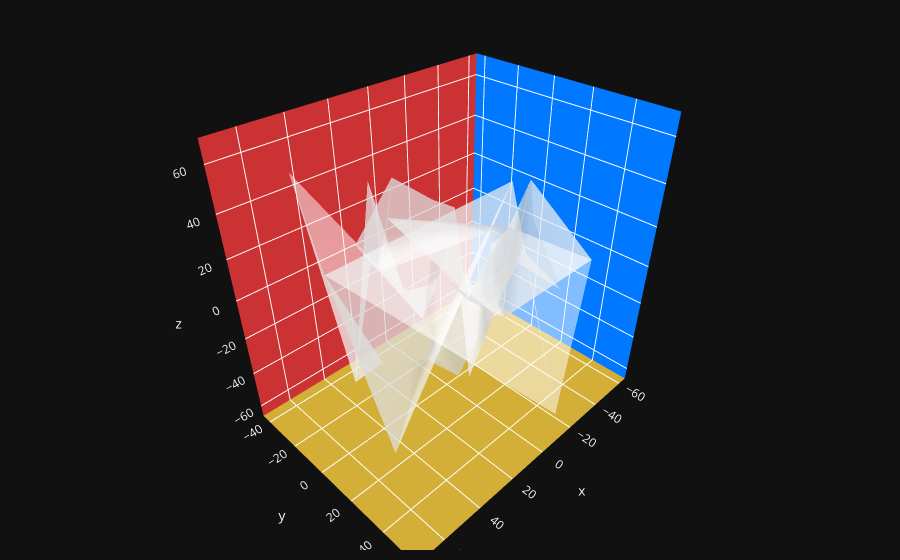

The cell this chart's notebook holds for it:
### Code cell
N = 50
fig1 = go.Figure(data=[go.Mesh3d(x=(30*np.random.randn(N)),
                y=(25*np.random.randn(N)),
                z=(30*np.random.randn(N)),
                opacity=0.5,color='white')])
fig1.update_layout(scene = dict(
                    xaxis = dict(
                    backgroundcolor="rgb(0,120,255)",
                    gridcolor="white",
                    showbackground=True,
                    zerolinecolor="white",),
                    yaxis = dict(
                        backgroundcolor="rgb(203,50,52)",
                        gridcolor="white",
                        showbackground=True,
                        zerolinecolor="white"),
                    zaxis = dict(
                        backgroundcolor="rgb(212,175,55)",
                        gridcolor="white",
                        showbackground=True,
                        zerolinecolor="white",),),
                    margin=dict(
                    r=10, l=10,
                    b=10, t=10))
fig1.update_layout(template='plotly_dark')                    
fig1.show()

### Figure 1 — Plotly figure (JSON) as saved in the notebook; plotly's stock layout.template omitted (floating-point values rounded to 4 significant figures)
{"data": [{"color": "white", "opacity": 0.5, "type": "mesh3d", "x": [7.739, 63.29, 70.39, -60.92, 0.3822, 32.72, -11.75, 49.4, 7.612, 7.085, -37.99, 1.879, 17.21, 32.95, -16.41, -13.75, 42.49, -25.45, 32.65, -10.33, -1.985, -43.61, -16.72, -21.2, 19.81, -16.0, -49.29, 0.672, -6.715, -13.1, -21.3, -2.076, 26.93, 25.95, 47.73, 31.12, 1.273, -0.9105, -11.1, -0.8367, 1.109, -0.8668, -18.06, -24.52, 20.0, -28.71, -3.183, 28.79, -20.39, -39.62], "y": [-3.573, -7.985, 16.37, -17.71, -32.82, -7.12, 3.956, -4.558, 39.37, 19.94, -3.845, -14.33, 24.37, 20.79, 10.89, 21.79, 6.221, 21.9, -10.02, -5.403, 12.9, -10.66, -26.68, 18.79, 13.56, 48.2, 40.18, 9.375, -15.15, 0.4286, 28.14, 21.76, -26.8, -11.91, 16.92, 13.21, -42.32, -39.6, 56.07, 40.32, -3.022, 37.52, -6.363, 12.68, -5.112, -19.36, -10.57, -0.7551, -11.3, 1.732], "z": [-4.959, 65.9, 41.12, -9.991, 33.49, 52.68, -17.93, -34.3, 60.0, 5.668, -46.24, -32.92, -32.81, -15.25, 11.72, -4.078, -20.71, 42.75, 13.8, 25.49, -54.07, -39.52, -14.38, -1.001, -27.62, 7.215, 2.1, -9.198, 26.81, -21.74, 28.09, 2.709, 13.82, 8.465, -62.53, -22.99, -19.05, 10.26, -53.29, 28.22, -1.879, 22.1, -15.73, 16.98, -2.41, -31.84, -15.88, -33.97, -14.02, -45.86]}], "layout": {"margin": {"b": 10, "l": 10, "r": 10, "t": 10}, "scene": {"xaxis": {"backgroundcolor": "rgb(0,120,255)", "gridcolor": "white", "showbackground": true, "zerolinecolor": "white"}, "yaxis": {"backgroundcolor": "rgb(203,50,52)", "gridcolor": "white", "showbackground": true, "zerolinecolor": "white"}, "zaxis": {"backgroundcolor": "rgb(212,175,55)", "gridcolor": "white", "showbackground": true, "zerolinecolor": "white"}}}}
